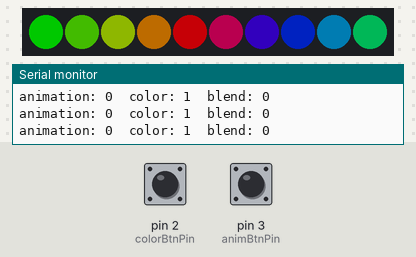
This sketch was run on a simulated Arduino Uno, built with avr-gcc and run on an emulated ATmega328P. Shown: 10 RGB LEDs in strip order, left to right, the last lines printed to the serial monitor. The inputs (shaded band) are chosen by the test bench; at power-on: pin 2 (colorBtnPin) LOW, pin 3 (animBtnPin) LOW. Dim RGB values are drawn brighter than linear; colours are those a GRB WS2812 strip shows for the declared byte order; random numbers use the default seed unless the sketch sets one.

Above: at 1.2 s.
1.3 s: pin 2 (colorBtnPin) pulled HIGH for 0.15 s
At 1.47 s:
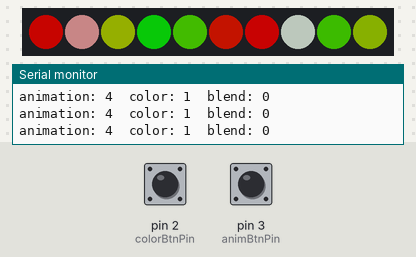
2.0 s: pin 2 (colorBtnPin) pulled HIGH for 1 s
At 2.42 s:
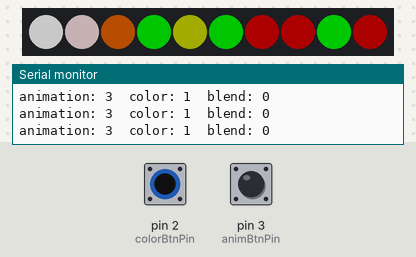
3.6 s: pin 3 (animBtnPin) pulled HIGH for 0.15 s
At 4.02 s:
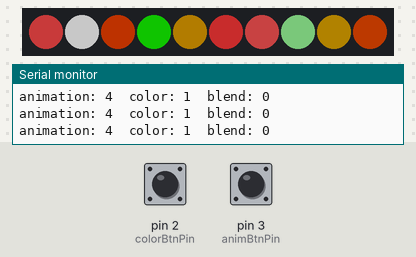
4.3 s: pin 3 (animBtnPin) pulled HIGH for 1 s
At 5.5 s:
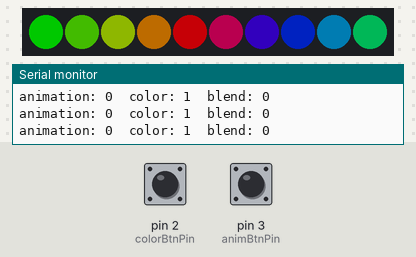
8.3 s: pin 3 (animBtnPin) pulled HIGH for 0.15 s
At 8.47 s:
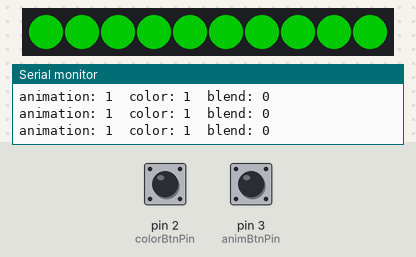
9.0 s: pin 3 (animBtnPin) pulled HIGH for 3.2 s
At 9.2 s:
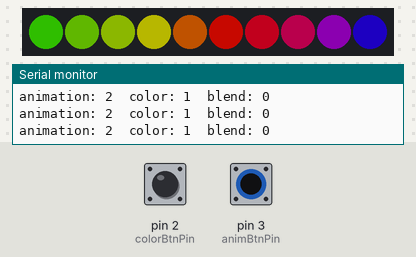
Timing chart, 0 to 12.0 s (numbered marks = the images above; inputs shaded):
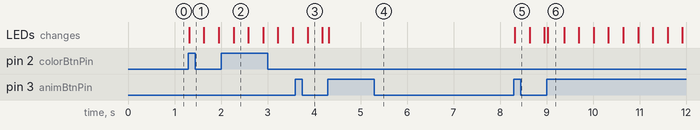

Measured:
- after the input at 1.3 s, the LEDs: change at once (image 1)
- after the input at 8.3 s, the LEDs: change at once (image 5)

The sketch:

final_classes.ino
```cpp
#include <FastLED.h>

const int numLeds = 10;
const int colorBtnPin = 2;
const int animBtnPin = 3;
const int ledPin = 9;
const int maxAnimation = 4;

int animation = 0;
int color = 1;
int state = 0;
int fadeState = 0;
int maxState = 0;
int changeTime = 200;
int blendAmount = 0;

unsigned long lastDebounceTimeNext = 0;
unsigned long debounceDelay = 300;
unsigned long lastDebounceTimeColor = 0;
unsigned long prevChangeTime = 0;

bool useLeds1 = true;

typedef void (*animFn)();

static animFn animations[maxAnimation];

CRGB leds[numLeds];
CRGB leds2[numLeds];
CRGB output[numLeds];
uint8_t colorIndex[numLeds];

#include "Rainbow.h"
#include "FadeHue.h"
#include "RedGreenWhite.h"
Rainbow rainbow = Rainbow();
FadeHue fadeHue = FadeHue(numLeds);
RedGreenWhite rgw = RedGreenWhite(numLeds);

void setup() {
  Serial.begin(9600);
  randomSeed(analogRead(0));

  FastLED.addLeds<WS2812, ledPin, RGB>(output, numLeds);
  FastLED.setBrightness(100);
  FastLED.setCorrection(UncorrectedColor);
  clear();
  update();

  for(int i = 0; i < numLeds; i++) {
    colorIndex[i] = random8();
  }

  attachInterrupt(digitalPinToInterrupt(colorBtnPin), prevAnimation, RISING);
  attachInterrupt(digitalPinToInterrupt(animBtnPin), nextAnimation, RISING);
  animation = 0;
}

void loop() {
//  EVERY_N_MILLISECONDS(10) {
//    clear();
//    blend(leds, leds2, output, numLeds, blendAmount);
//    if(!useLeds1) {
//      if(blendAmount < 255) {
//        blendAmount++;
//      }
//    } else {
//      if(blendAmount > 0) {
//        blendAmount--;
//      }
//    }
//  }
//    fadeHue.solid(output);
    showState();
    updateLEDs(output, animation);
//    updateLEDs(leds2, animation+1);
    update();
}

void update() {
  FastLED.show();
}

void clear() {
  fill_solid(output, numLeds, CRGB::Black);
}

void showState() {
  Serial.print("animation: ");
  Serial.print(animation);
  Serial.print("  color: ");
  Serial.print(color);
  Serial.print("  blend: ");
  Serial.println(blendAmount);
}

void nextAnimation() {
  unsigned long currentTime = millis();
  if((currentTime - lastDebounceTimeNext) > debounceDelay) {
     animation++;
     useLeds1 = !useLeds1;
    if(animation > maxAnimation) {
      animation = 0;
    }
    state = 0;
  }

  lastDebounceTimeNext = currentTime;
}

void prevAnimation() {
  unsigned long currentTime = millis();
  if((currentTime - lastDebounceTimeColor) > debounceDelay) {
     animation--;
      if(animation < 0) {
        animation = maxAnimation;
      }
  }
  lastDebounceTimeColor = currentTime;
}


//<run animation functions>


void updateLEDs(CRGB* leds, int animation) {
  switch(animation) {
    case 0:
      rainbow.runPattern(leds);
      break;
    case 1:
      fadeHue.solid(leds);
      break;
    case 2:
      fadeHue.perLED(leds);
      break;
    case 3:
      rgw.wave(leds);
      break;
    case 4:
      rgw.gradient(leds);
      break;
  }
}


//</run animation functions>


///
```

FadeHue.h
```cpp
#include "Arduino.h";

class FadeHue {
  public:
  FadeHue(int numLeds) {
    _numLeds = numLeds;
  }
  void solid(CRGB* leds);
  void perLED(CRGB* leds);

  private:
  int _state = 0;
  int _maxState = 255;
  int _numLeds = 0;
  int _speed = 15;
  void updateState();
};

void FadeHue::solid(CRGB* leds) {
  fill_solid(leds, numLeds, CHSV(_state, 255, 255));
  EVERY_N_MILLISECONDS(_speed) {
    updateState();
  }
}

void FadeHue::perLED(CRGB* leds) {
  for(int led = 0; led < _numLeds; led++) {
    leds[led] = CHSV(_state + (led*15), 255, 255);
  }
  EVERY_N_MILLISECONDS(_speed) {
    updateState();
  }
}

void FadeHue::updateState() {
  _state++;
  if(_state > _maxState) {
    _state = 0;
  }
}
```

Rainbow.h
```cpp
#include "Arduino.h";

class Rainbow {
  public:
  Rainbow() {}
  void runPattern(CRGB* leds);
};

void Rainbow::runPattern(CRGB* leds) {
  fill_rainbow(leds, numLeds, 0, 255/numLeds);
}
```

RedGreenWhite.h
```cpp
#include "Arduino.h";
#include <FastLED.h>

class RedGreenWhite {
  public:
  RedGreenWhite(int numLeds) {
    _numLeds = numLeds;
    for(int i = 0; i < numLeds; i++) {
      _colorIndex[i] = random8();
    }
  }
  void wave(CRGB* leds);
  void gradient(CRGB* leds);

  private:
  uint8_t _colorIndex[numLeds];
  int _numLeds = 0;
//  DEFINE_GRADIENT_PALETTE(redGreenWhite_gp) {
//    0, 255, 0, 0,
//    64, 0, 255, 0,
//    191, 255, 255, 255,
//    255, 255, 0, 0
//  };

  CRGBPalette16 RGW = {
    0xff0000,
    0x00ff00,
    0xffffff,
    0xff0000
  };
};

void RedGreenWhite::wave(CRGB* leds) {
  uint8_t sinBeat1 = beatsin8(30, 0, numLeds-1, 0, 0);
  uint8_t sinBeat2 = beatsin8(30, 0, numLeds-1, 0, 85);
  uint8_t sinBeat3 = beatsin8(30, 0, numLeds-1, 0, 170);

  leds[sinBeat1] = CRGB::Red;
  leds[sinBeat2] = CRGB::Green;
  leds[sinBeat3] = CRGB::White;

  fadeToBlackBy(leds, _numLeds, 1);
}

void RedGreenWhite::gradient(CRGB* leds) {
  for(int led = 0; led < numLeds; led++) {
    leds[led] = ColorFromPalette(RGW, _colorIndex[led]);
  }
  EVERY_N_MILLISECONDS(5) {
    for(int i = 0; i < numLeds; i++) {
      _colorIndex[i]++;
    }
  }
}
```
